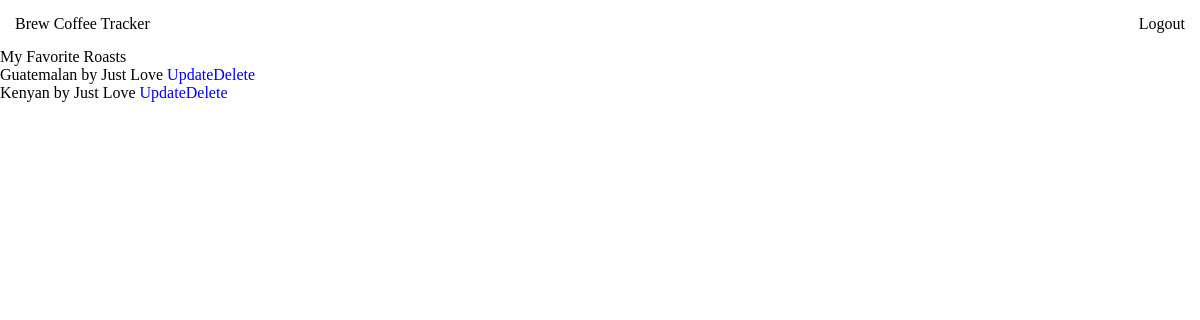
/coffee_tracker/favorites/roast (signed in), run on an earlier commit of the app's database.
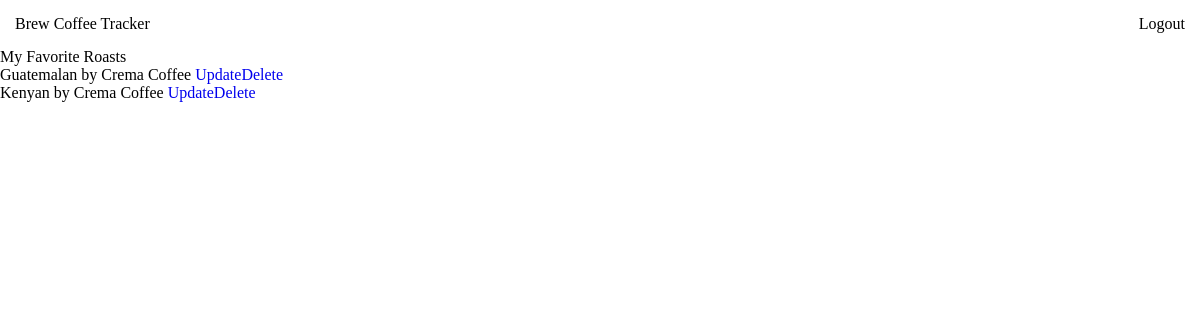
And on a later commit of the database.
### chemex/models/models.py (models this page shows, shortened)
class Roast(models.Model):
    user = models.ManyToManyField(User)
    name = models.CharField(max_length=100, blank=True)
    roaster = models.ForeignKey(Roaster, on_delete=models.CASCADE, null=True)

class Roaster(models.Model):
    user = models.ManyToManyField(User)
    name = models.CharField(max_length=100, blank=True)
    street = models.CharField(max_length=100, blank=True)
    phone = models.CharField(max_length=20, blank=True)
    city = models.CharField(max_length=100, blank=True)
    state = models.CharField(max_length=2, blank=True)
    zipcode = models.CharField(max_length=5, blank=True)
    def __str__(self):
        return self.name

### chemex/views/views.py (the view)
# urls.py: path('coffee_tracker/favorites/roast', views.MyFavoriteRoast.as_view(), name='fav_roast_list'),
class MyFavoriteRoast(ListView):
    model = Roast
    context_object_name = 'roast_list'
    template_name = 'chemex/favoriteroast_list.html'
    def queryset(self):
        return Roast.objects.filter(user=self.request.user)

### chemex/templates/chemex/favoriteroast_list.html (shortened to what this page needs)
{% block nav %} {% include "chemex/nav_bar.html" with nav_location=view.location %}{% endblock %}
<div>My Favorite Roasts</div>
{% for userRoast in roast_list%}
<div class="roast--card">
    {{userRoast.name}} by {{userRoast.roaster}} <a href="{% url 'update_roast' pk=userRoast.pk %}">Update</a><a href="{% url 'delete_roast' pk=userRoast.pk %}">Delete</a>
</div>
{% endfor %}

What changed in the data, as far as the page shows it:
changed Roast "Guatemalan": roaster "Just Love" → "Crema Coffee"
changed Roast "Kenyan": roaster "Just Love" → "Crema Coffee"
